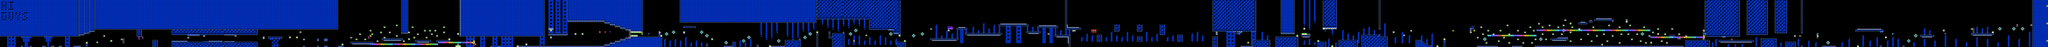

A 2D game scene composited from a Tiled map and its tileset images. What follows is a short description and the map's XML, with each tile layer's data collapsed to a summary:
An orthogonal 1169x27 tile map with 16x16 px tiles, 2 tile layers (SP, ...), 2 tilesets, 2 image layers.

<map version="1.10" tiledversion="1.11.2" orientation="orthogonal" renderorder="right-down" width="1169" height="27" tilewidth="16" tileheight="16" infinite="0" nextlayerid="5" nextobjectid="1">
 <editorsettings>
  <chunksize width="16" height="27" />
  <export target="test.csv" format="csv" />
 </editorsettings>
 <tileset firstgid="1" name="famidash" tilewidth="16" tileheight="16" tilecount="256" columns="16">
  <image source="../../../GRAPHICS/famidash.bmp" width="256" height="256" />
 </tileset>
 <tileset firstgid="257" name="sprites" tilewidth="16" tileheight="16" tilecount="256" columns="16">
  <image source="../../../GRAPHICS/sprites.png" width="256" height="256" />
 </tileset>
 <imagelayer id="3" name="Image Layer 1" parallaxx="0.9" parallaxy="0.9" repeatx="1" repeaty="1">
  <image source="../../../GRAPHICS/Old/parallax Blue.bmp" width="144" height="72" />
 </imagelayer>
 <imagelayer id="4" name="Image Layer 2" offsetx="0" offsety="432" repeatx="1">
  <image source="../../../GRAPHICS/ground.bmp" width="64" height="128" />
 </imagelayer>
 <layer id="1" width="1169" height="27">
  <data>[31563 cells, 31526 non-empty, 66 distinct tile ids]</data>
 </layer>
 <layer id="2" name="SP" width="1169" height="27">
  <data>[31563 cells, 439 non-empty, 84 distinct tile ids]</data>
 </layer>
</map>
